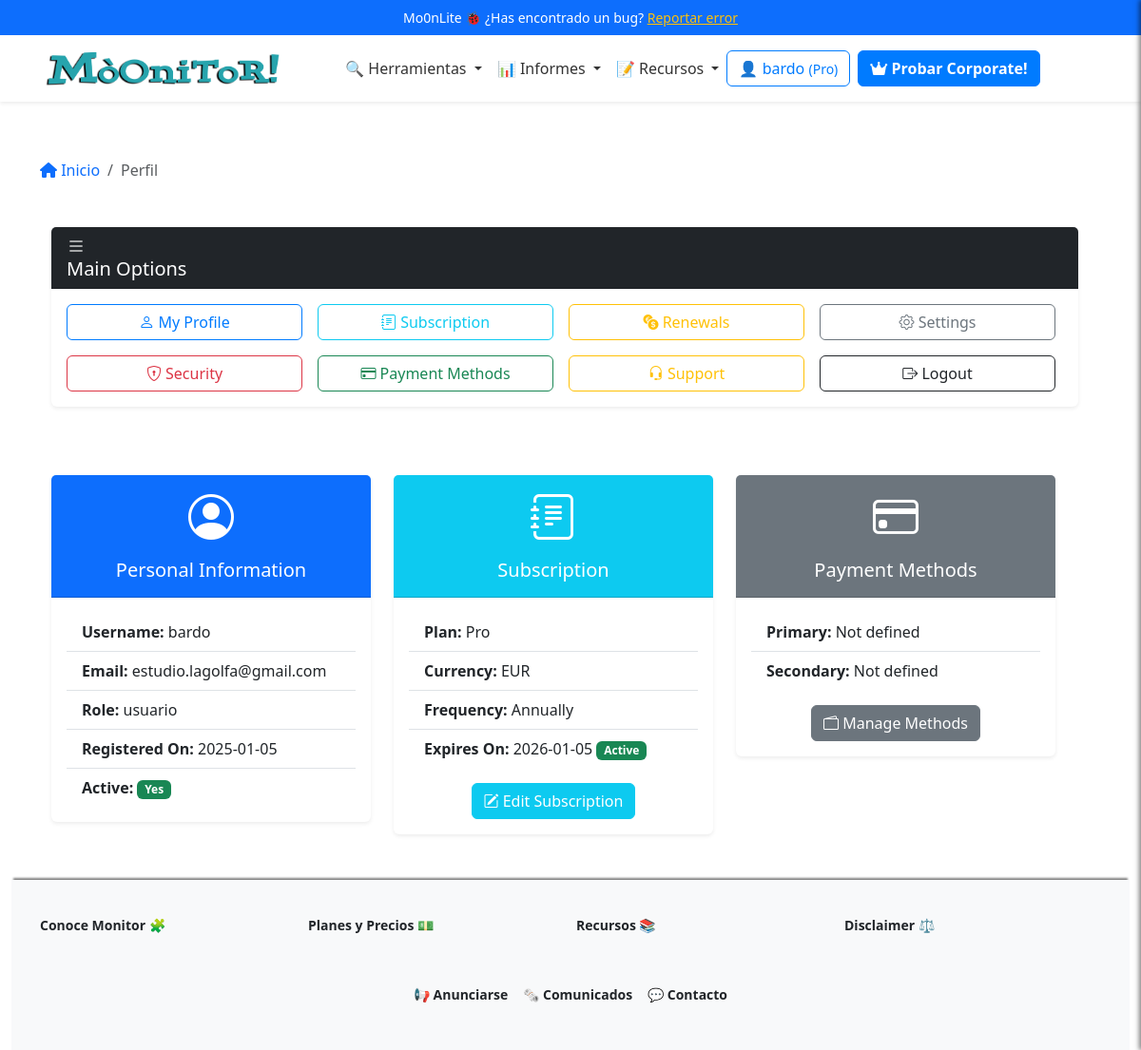
/profile (signed in), run on an earlier commit of the app's database.
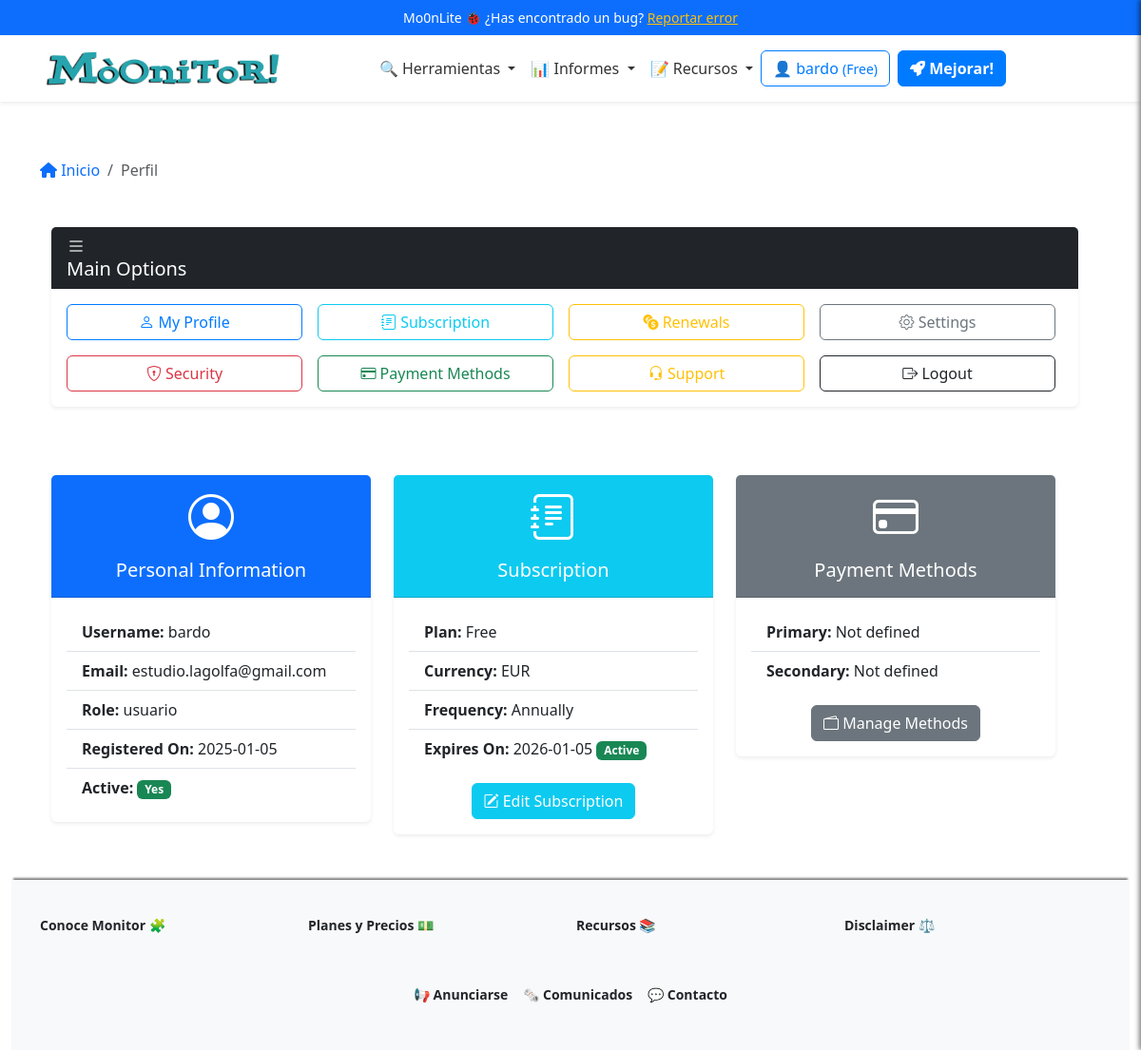
And on a later commit of the database.
### app/models/user_model.py (models this page shows, shortened)
class Users(UserMixin, db.Model):
    __tablename__ = 'Users'
    id = db.Column(db.Integer, primary_key=True)
    username = db.Column(db.String(80), unique=True, nullable=False)
    email = db.Column(db.String(120), unique=True, nullable=False)
    password_hash = db.Column(db.String(255), nullable=False)
    token = db.Column(db.String(255), index=True, unique=True)
    active = db.Column(db.Boolean, default=False)
    registered_on = db.Column(db.DateTime,
                              nullable=False,
                              default=datetime.datetime.utcnow)
    config = db.Column(JSONType)
    role = db.Column(db.String(20), nullable=False, default='usuario')
    subscription_plan = db.Column(Enum('Free',
                                       'Pro',
                                       'Corporate',
                                       name='subscription_plans'),
                                  default='Free')
    subscription_currency = db.Column(
        db.String(3), default='EUR')  # ISO currency codes (e.g., USD, EUR)
    subscription_expiration = db.Column(db.DateTime, nullable=True)
    subscription_frequency = db.Column(Enum('Monthly',
                                            'Annually',
                                            name='subscription_frequency'),
                                       default='Monthly')
    primary_payment = db.Column(JSONType, nullable=True)  # IBAN, SWIFT, etc.
    secondary_payment = db.Column(JSONType, nullable=True)
    transactions = db.relationship('Transaction', backref='user', lazy=True)
    def is_subscription_active(self):
        if not self.subscription_expiration:
            return False
        return self.subscription_expiration > datetime.datetime.utcnow()

### app/controllers/user_controller.py (the view)
@app.route('/profile')  ## futuro dashboard
@login_required
def profile():
    breadcrumbs = [{'url': '/profile', 'text': 'Perfil'}]
    user = Users.query.filter_by(id=current_user.id).first()
    return render_template('user/profile.html',
                           user=user,
                           breadcrumbs=breadcrumbs)

### app/__init__.py (called while the page is built)
@app.context_processor
def inject_sidebar_info():
    return dict(is_admin=current_user.is_authenticated
                and current_user.role == 'admin')

@app.context_processor
def inject_breadcrumb():
    breadcrumbs = [{
        'url': '/',
        'text': 'Inicio'
    }, {
        'url': '/profile',
        'text': 'Opcion 1'
    }, {
        'url': '/profile/edit',
        'text': 'Sub opcion 1'
    }]
    return {'breadcrumbs': breadcrumbs}

@app.context_processor
def inject_grouped_tools():
    grouped_tools = {}
    for category, tools_in_category in groupby(sorted(
            tools, key=itemgetter('category')),
                                               key=itemgetter('category')):
        subcategories = {}
        for subcategory, tools_in_subcategory in groupby(
                sorted(tools_in_category, key=itemgetter('subcategory')),
                key=itemgetter('subcategory')):
            subcategories[subcategory] = list(tools_in_subcategory)
        grouped_tools[category] = subcategories
    return dict(grouped_tools=grouped_tools)

@login_manager.user_loader
def load_user(user_id):
    return Users.query.get(int(user_id))

### app/templates/user/profile.html (shortened to what the changed rows need)
{% extends 'base.html' %}
{% block content %}
<div class="container my-5 mb-5">
    <div class="row">
        <div class="col-12 mb-4">
            <div class="card shadow-sm border-0">
                <div class="card-header bg-dark text-white d-flex justify-content-between align-items-center">
                    <h2 class="h5 mb-0"><i class="bi bi-list"></i> Main Options</h2>
                </div>
            </div>
        </div>
        <div class="row g-4">
            <div class="col-lg-4 col-md-6">
                <div class="card shadow-sm border-0">
                    <div class="card-body">
                        <ul class="list-group list-group-flush">
                            <li class="list-group-item"><strong>Username:</strong> {{ user.username }}</li>
                            <li class="list-group-item"><strong>Email:</strong> {{ user.email }}</li>
                            <li class="list-group-item"><strong>Role:</strong> {{ user.role }}</li>
                            <li class="list-group-item"><strong>Registered On:</strong> {{ user.registered_on.strftime('%Y-%m-%d') }}</li>
                            <li class="list-group-item">
                                <strong>Active:</strong>
                                {% if user.active %}
                                <span class="badge bg-success">Yes</span>
                                {% else %}
                                <span class="badge bg-danger">No</span>
                                {% endif %}
                            </li>
                        </ul>
                    </div>
                </div>
            </div>
            <div class="col-lg-4 col-md-6">
                <div class="card shadow-sm border-0">
                    <div class="card-body">
                        <ul class="list-group list-group-flush">
                            <li class="list-group-item"><strong>Plan:</strong> {{ user.subscription_plan }}</li>
                            <li class="list-group-item"><strong>Currency:</strong> {{ user.subscription_currency }}</li>
                            <li class="list-group-item"><strong>Frequency:</strong> {{ user.subscription_frequency }}</li>
                            <li class="list-group-item">
                                <strong>Expires On:</strong>
                                {% if user.subscription_expiration %}
                                {{ user.subscription_expiration.strftime('%Y-%m-%d') }}
                                {% if user.is_subscription_active() %}
                                <span class="badge bg-success">Active</span>
                                {% else %}
                                <span class="badge bg-danger">Expired</span>
                                {% endif %}
                                {% else %}
                                No subscription
                                {% endif %}
                            </li>
                        </ul>
                    </div>
                </div>
            </div>
            <div class="col-lg-4 col-md-6">
                <div class="card shadow-sm border-0">
                    <div class="card-body">
                        <ul class="list-group list-group-flush">
                            <li class="list-group-item"><strong>Primary:</strong> {{ user.primary_payment.method if user.primary_payment else 'Not defined' }}</li>
                            <li class="list-group-item"><strong>Secondary:</strong> {{ user.secondary_payment.method if user.secondary_payment else 'Not defined' }}</li>
                        </ul>
                    </div>
                </div>
            </div>
        </div>
    </div>
</div>
{% endblock %}

### app/templates/inc/navbar.html (shortened to what this page needs)
<nav class="navbar navbar-expand-lg navbar-light bg-white shadow-sm">
  <div class="container">
    <a class="navbar-brand mx-auto" href="{{ url_for('index') }}">
      <img src="{{ url_for('static', filename='logo.png') }}" alt="Logo" height="50"
        class="d-inline-block align-text-top">
    </a>
    <div class="collapse navbar-collapse justify-content-center" id="navbarNav">
      <ul class="navbar-nav align-items-center">
        <li class="nav-item dropdown">
          <a class="nav-link dropdown-toggle" href="#" id="domainDnsDropdown" role="button" data-bs-toggle="dropdown"
            aria-expanded="false">
            🔍 Herramientas
          </a>
        </li>
        <li class="nav-item dropdown">
          <a class="nav-link dropdown-toggle" href="#" id="domainDnsDropdown" role="button" data-bs-toggle="dropdown"
            aria-expanded="false">
            📊 Informes
          </a>
        </li>
        <li class="nav-item dropdown">
          <a class="nav-link dropdown-toggle" href="#" id="domainDnsDropdown" role="button" data-bs-toggle="dropdown"
            aria-expanded="false">
            📝 Recursos
          </a>
        </li>
      </ul>
    <div class="d-flex flex-column flex-sm-row align-items-center justify-content-center ms-0 mb-3 mt-3">
      {% if current_user.is_authenticated %}
          <a href="/dashboard" class="btn btn-outline-primary mb-2 mb-sm-0 me-sm-2">
              <span class="item-responsive">👤 {{ current_user.username }}
                  <small>({{ current_user.subscription_plan }})</small>
              </span>
          </a>
          {% if current_user.subscription_plan == "Free" %}
              <a class="btn btn-primary mb-2 mb-sm-0 me-sm-2 text-decoration-none fw-semibold" href="{{ url_for('edit_subscription') }}">
                  <i class="fa-solid fa-rocket"></i> Mejorar!
              </a>
          {% elif current_user.subscription_plan == "Pro" %}
              <a class="btn btn-primary mb-2 mb-sm-0 me-sm-2 text-decoration-none fw-semibold" href="{{ url_for('edit_subscription') }}">
                  <i class="fa-solid fa-crown"></i> Probar Corporate!
              </a>
          {% endif %}
      {% endif %}
  </div>
    </div>
  </div>
</nav>

What changed in the data, as far as the page shows it:
changed Users "bardo": subscription_plan "Pro" → "Free"
Also different on the page:
text no longer shown: "Probar Corporate!"
text now shown: "Mejorar!"
